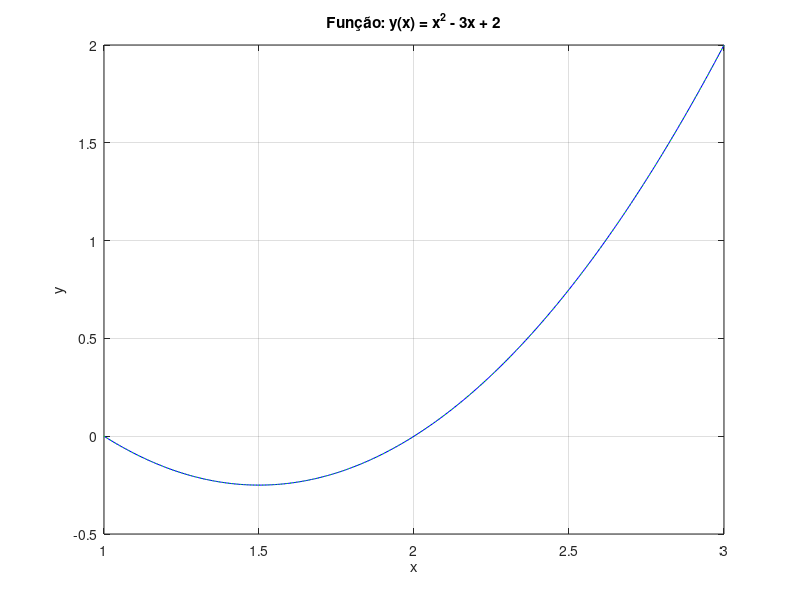

Write the MATLAB code that produced this figure.
x = 1:0.01:3;
y_for = zeros(size(x));

% Ciclo for:
tic
for i = 1:length(x)
    y_for(i) = x(i)^2 - 3*x(i) + 2;
end
tempo_for = toc;

% Vetorização:
tic
y_vec = x.^2 - 3.*x + 2;
tempo_vec = toc;

% Tempos:
fprintf('Tempo do for loop: %.6f seconds\n', tempo_for);
fprintf('Tempo da vetorização: %.6f seconds\n', tempo_vec);

% Plot da função:
plot(x, y_for, 'b-');
hold on;
plot(x, y_vec, 'g:');
hold off;
grid on;
xlabel('x');
ylabel('y');
title('Função: y(x) = x^2 - 3x + 2');
